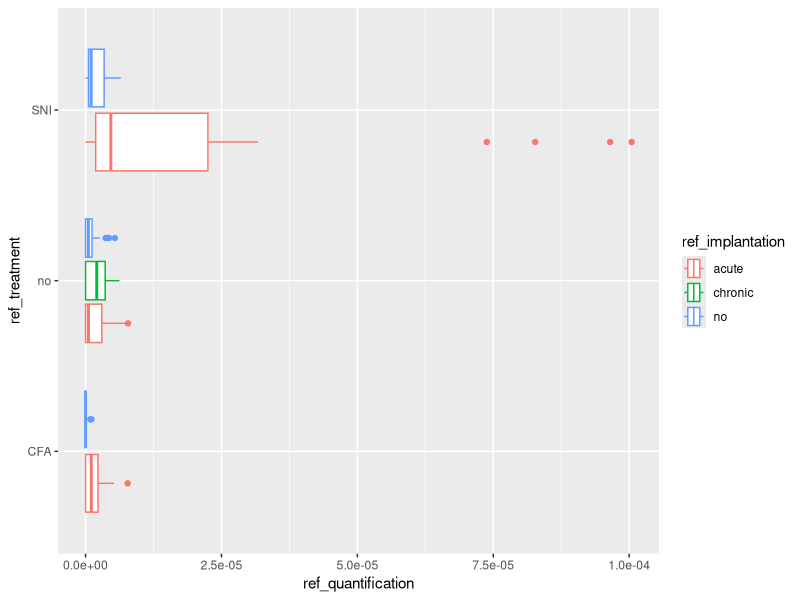
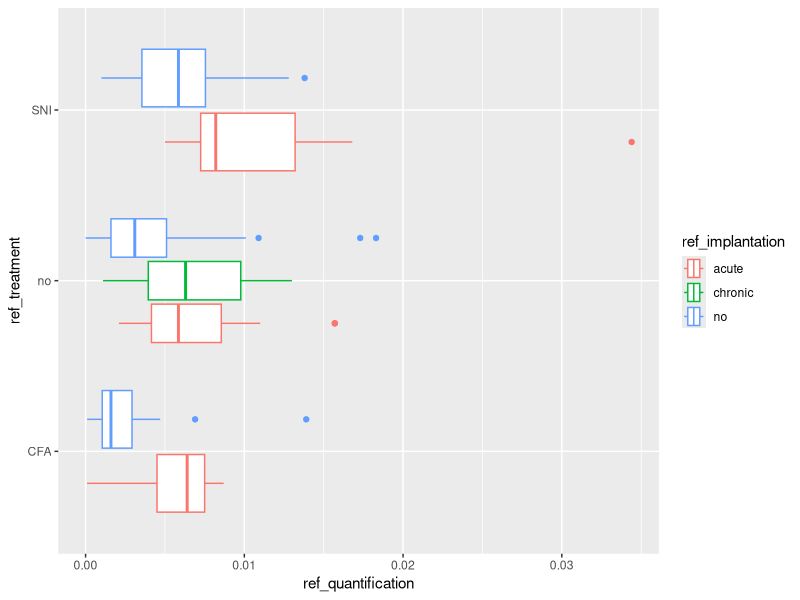
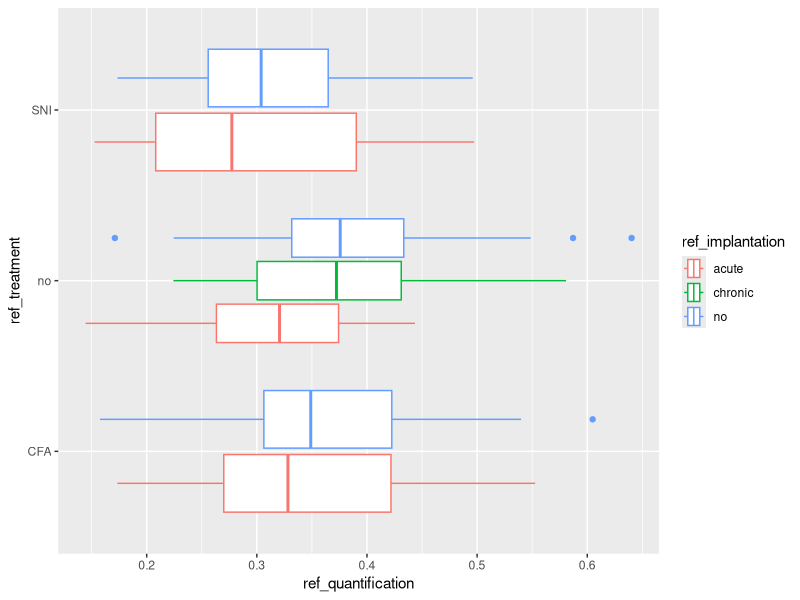
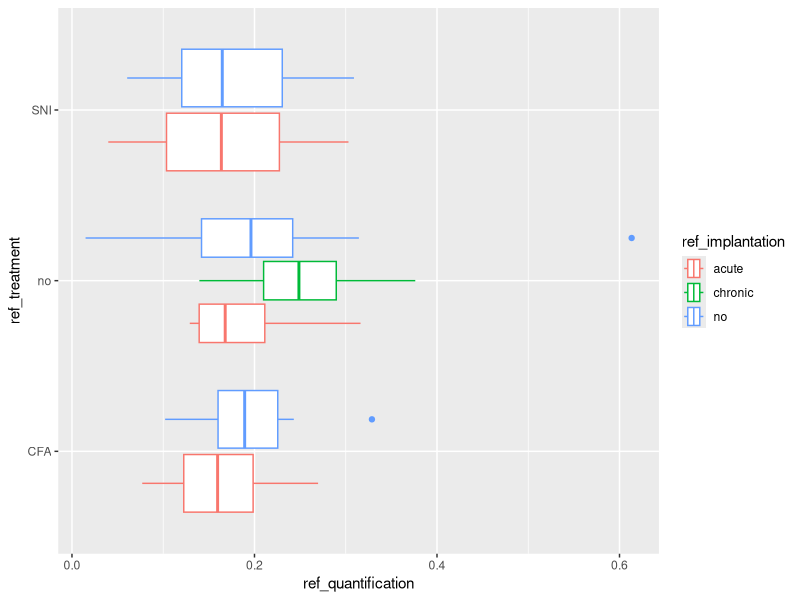
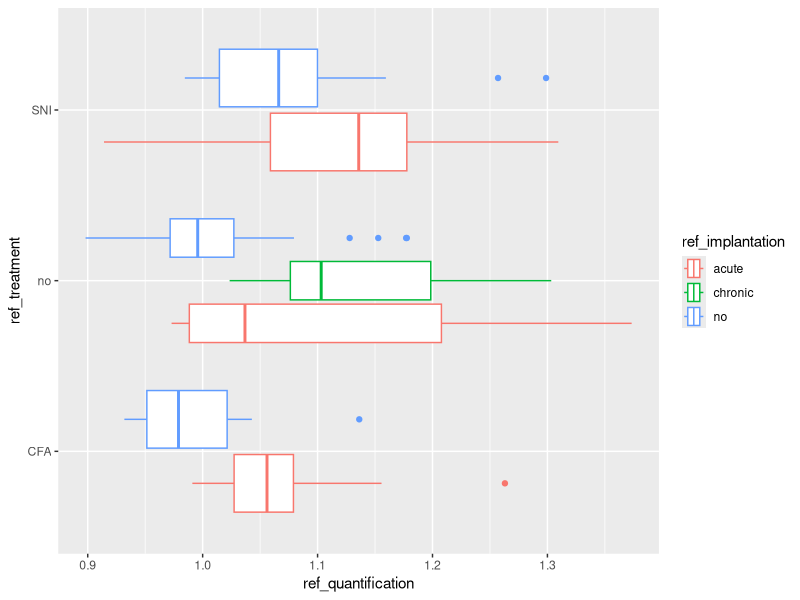
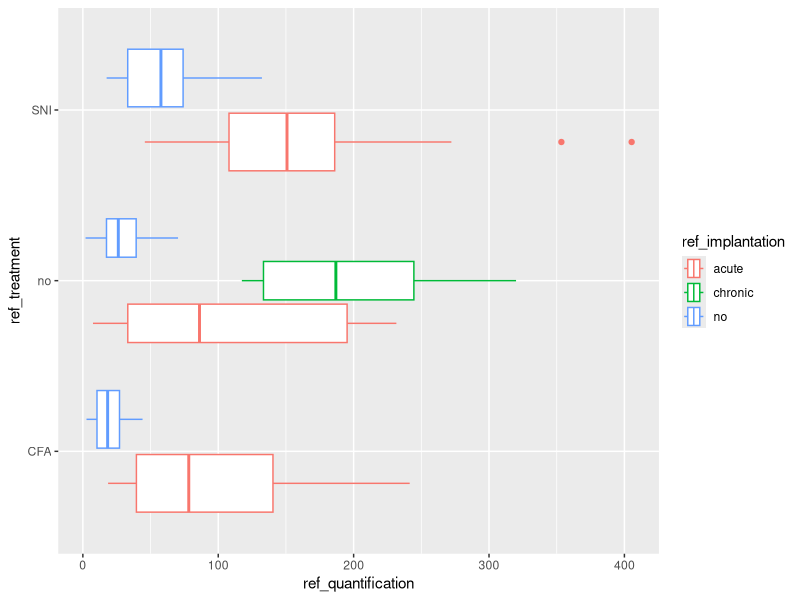
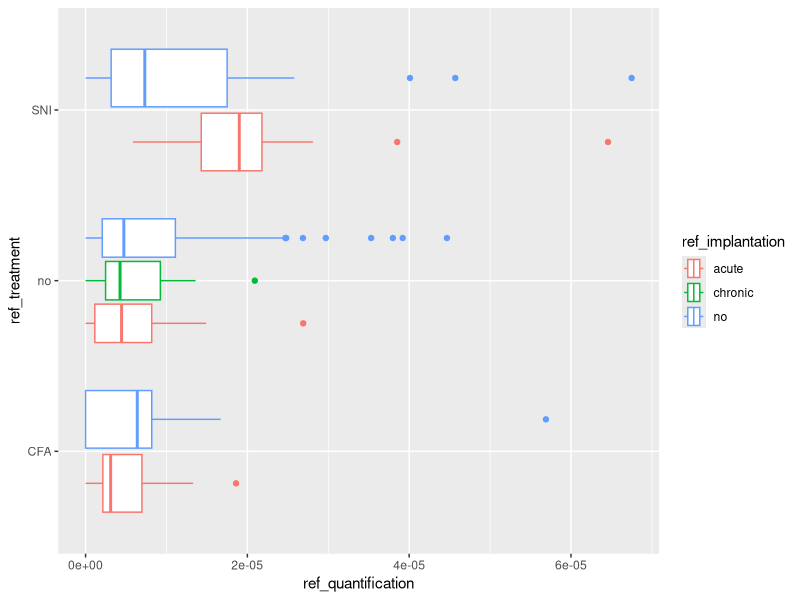
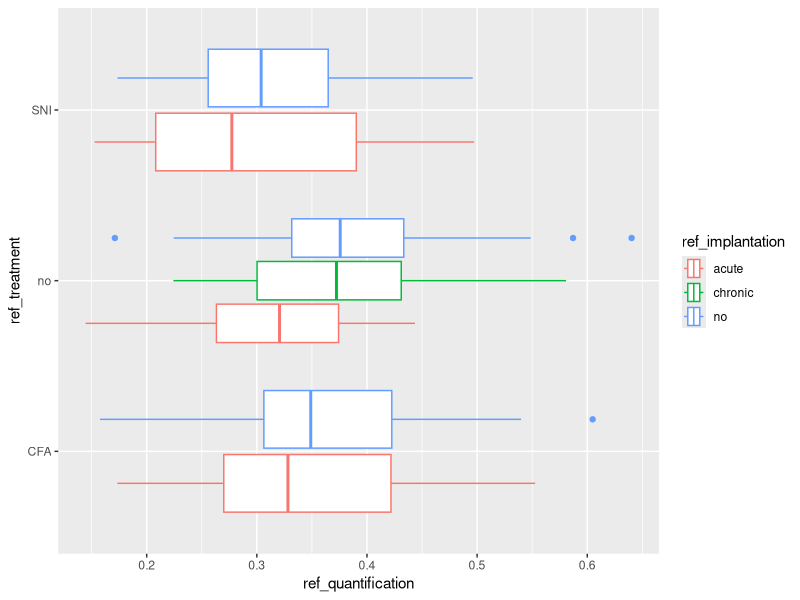

Reproduce these figures in R, in order.
## ---- chunk 1


# library(mvabund)
# library(reshape2)
# library(glmmTMB)
# library(dplyr)
# library(ggpubr) # for ggarange
# library(relaimpo) # for calc.relimp
# library(car) # needed fro qqp
# library(sjPlot) # needed for plot_model
# library(rsample) # required for spitting data into training and testing
# library(plotly)
# library(see)
# library(patchwork)
# library(Hmisc)
# library(lmerTest)
# library(ordinal)
# library(ggeffects)
# library(sjmisc)
# library(rstatix) # for effect size: anova_test(), values ges or pes
# library(simr)
# library(data.table)
# library(BSDA)
library(lme4)
library(emmeans)
library(ggplot2)

## ---- chunk 2

immuno <- read.csv("immunohistochemistry.csv") # this makes a dataframe (df). You call the columns as follows: df$column_name.

## ---- chunk 3

immuno_TCR_SN <- subset(immuno, immuno$ref_tissue == "SN" & immuno$ref_marker == "TCR")

ggplot(immuno_TCR_SN, aes(ref_quantification, 
                                 ref_treatment, colour = ref_implantation)) + 
  geom_boxplot()



immuno_Iba1_SN <- subset(immuno, immuno$ref_tissue == "SN" & immuno$ref_marker == "Iba1")

ggplot(immuno_Iba1_SN, aes(ref_quantification, 
                                 ref_treatment, colour = ref_implantation)) + 
  geom_boxplot()



immuno_MBP_SN <- subset(immuno, immuno$ref_tissue == "SN" & immuno$ref_marker == "MBP")

ggplot(immuno_MBP_SN, aes(ref_quantification, 
                                 ref_treatment, colour = ref_implantation)) + 
  geom_boxplot()



immuno_bTubulin_SN <- subset(immuno, immuno$ref_tissue == "SN" & immuno$ref_marker == "bTubulin")

ggplot(immuno_bTubulin_SN, aes(ref_quantification, 
                                 ref_treatment, colour = ref_implantation)) + 
  geom_boxplot()



immuno_aSMA_intensity_SN <- subset(immuno, immuno$ref_tissue == "SN" & immuno$ref_marker == "aSMA_intensity")

ggplot(immuno_aSMA_intensity_SN, aes(ref_quantification, 
                                 ref_treatment, colour = ref_implantation)) + 
  geom_boxplot()



immuno_aSMA_thickness_SN <- subset(immuno, immuno$ref_tissue == "SN" & immuno$ref_marker == "aSMA_thickness")

ggplot(immuno_aSMA_thickness_SN, aes(ref_quantification, 
                                 ref_treatment, colour = ref_implantation)) + 
  geom_boxplot()



immuno_TCR_DRG <- subset(immuno, immuno$ref_tissue == "DRG" & immuno$ref_marker == "TCR")

ggplot(immuno_TCR_DRG, aes(ref_quantification, 
                                 ref_treatment, colour = ref_implantation)) + 
  geom_boxplot()



immuno_Iba1_DRG <- subset(immuno, immuno$ref_tissue == "DRG" & immuno$ref_marker == "Iba1")

ggplot(immuno_MBP_SN, aes(ref_quantification, 
                                 ref_treatment, colour = ref_implantation)) + 
  geom_boxplot()



immuno_GFAP_DRG <- subset(immuno, immuno$ref_tissue == "DRG" & immuno$ref_marker == "GFAP")

ggplot(immuno_GFAP_DRG, aes(ref_quantification, 
                                 ref_treatment, colour = ref_implantation)) + 
  geom_boxplot()



immuno_CGRP_SC <- subset(immuno, immuno$ref_tissue == "SC" & immuno$ref_marker == "CGRP")

ggplot(immuno_CGRP_SC, aes(ref_quantification, 
                                 ref_treatment, colour = ref_implantation)) + 
  geom_boxplot()



immuno_IB4_SC <- subset(immuno, immuno$ref_tissue == "SC" & immuno$ref_marker == "IB4")

ggplot(immuno_IB4_SC, aes(ref_quantification, 
                                 ref_treatment, colour = ref_implantation)) + 
  geom_boxplot()



immuno_GFAP_SC <- subset(immuno, immuno$ref_tissue == "SC" & immuno$ref_marker == "GFAP")

ggplot(immuno_GFAP_SC, aes(ref_quantification, 
                                 ref_treatment, colour = ref_implantation)) + 
  geom_boxplot()




immuno_Iba1_SC <- subset(immuno, immuno$ref_tissue == "SC" & immuno$ref_marker == "Iba1")

ggplot(immuno_Iba1_SC, aes(ref_quantification, 
                                 ref_treatment, colour = ref_implantation)) + 
  geom_boxplot()


## ---- chunk 4
mod0 <- lmer(ref_quantification ~ ref_treatment*ref_implantation + (1|ref_animal),  data = immuno_TCR_SN)


plot(residuals(mod0) ~ predict(mod0, re.form = NA))
## ---- chunk 5
#half the minimum non 0 value
d = min((immuno_TCR_SN$ref_quantification[immuno_TCR_SN$ref_quantification!=0]))/2

ggplot(immuno_TCR_SN, aes(log(ref_quantification+d), 
                                 ref_treatment, colour = ref_implantation)) + 
  geom_boxplot()
## ---- chunk 6
#log transform if it's not linear
mod1 <- lmer(log(ref_quantification+d) ~ ref_treatment*ref_implantation + (1|ref_animal),  data = immuno_TCR_SN)

# no log transform version: 
# mod1 <- lmer(ref_quantification ~ ref_treatment*ref_implantation + (1|ref_animal),  data = immuno_within_TCR_SN)

# log transform if it's the spinal cord which we want to add section number as a nested random effect
# mod1 <- lmer(log(ref_quantification+d) ~ ref_treatment*ref_implantation + (1|ref_animal/ref_section_number),  data = immuno_TCR_SN)
#summary(mod1)

plot(residuals(mod1) ~ predict(mod1, re.form = NA))
## ---- chunk 7
# this transforms the predictions to the outcome scale
logemm0 <- regrid(emmeans(mod1, ~ ref_treatment*ref_implantation), transform = "log")


# if not log transformed 
# logemm <- emmeans(mod1, ~ ref_treatment*ref_implantation)


all_pairs0 <- pairs(logemm0, type = "response", adjust = NULL)
all_pairs0
## ---- chunk 8
diffs0 <- subset(all_pairs0, c(6, 21, 11, 34, 36, 14, 29, 7, 20), adjust = "mvt")
summary(diffs0)
confint(diffs0)
## ---- chunk 9
mod2 <- lmer(ref_quantification ~ ref_treatment*ref_implantation + (1|ref_animal),  data = immuno_Iba1_SN)


plot(residuals(mod2) ~ predict(mod2, re.form = NA))

ggplot(immuno_Iba1_SN, aes(ref_quantification, 
                                 ref_treatment, colour = ref_implantation)) + 
  geom_boxplot()
## ---- chunk 10

logemm1 <- emmeans(mod2, ~ ref_treatment*ref_implantation)


all_pairs1 <- pairs(logemm1, type = "response", adjust = NULL)
all_pairs1

## ---- chunk 11
diffs1 <- subset(all_pairs1, c(6, 21, 11, 34, 36, 14, 29, 7, 20), adjust = "mvt")
summary(diffs1)
confint(diffs1)

## ---- chunk 12
mod3 <- lmer(ref_quantification ~ ref_treatment*ref_implantation + (1|ref_animal),  data = immuno_MBP_SN)


plot(residuals(mod3) ~ predict(mod3, re.form = NA))

ggplot(immuno_MBP_SN, aes(ref_quantification, 
                                 ref_treatment, colour = ref_implantation)) + 
  geom_boxplot()
## ---- chunk 13

logemm2 <- emmeans(mod3, ~ ref_treatment*ref_implantation)


all_pairs2 <- pairs(logemm2, type = "response", adjust = NULL)
all_pairs2

## ---- chunk 14
diffs2 <- subset(all_pairs2, c(6, 21, 11, 34, 36, 14, 29, 7, 20), adjust = "mvt")
summary(diffs2)
confint(diffs2)

## ---- chunk 15
mod4 <- lmer(ref_quantification ~ ref_treatment*ref_implantation + (1|ref_animal),  data = immuno_bTubulin_SN)


plot(residuals(mod4) ~ predict(mod4, re.form = NA))

ggplot(immuno_bTubulin_SN, aes(ref_quantification, 
                                 ref_treatment, colour = ref_implantation)) + 
  geom_boxplot()
## ---- chunk 16

logemm3 <- emmeans(mod4, ~ ref_treatment*ref_implantation)


all_pairs3 <- pairs(logemm3, type = "response", adjust = NULL)
all_pairs3

## ---- chunk 17
diffs3 <- subset(all_pairs3, c(6, 21, 11, 34, 36, 14, 29, 7, 20), adjust = "mvt")
summary(diffs3)
confint(diffs3)

## ---- chunk 18

mod5 <- lmer(ref_quantification ~ ref_treatment*ref_implantation + (1|ref_animal),  data = immuno_aSMA_intensity_SN)


plot(residuals(mod5) ~ predict(mod5, re.form = NA))

ggplot(immuno_aSMA_intensity_SN, aes(ref_quantification, 
                                 ref_treatment, colour = ref_implantation)) + 
  geom_boxplot()



## ---- chunk 19

logemm4 <- emmeans(mod5, ~ ref_treatment*ref_implantation)


all_pairs4 <- pairs(logemm4, type = "response", adjust = NULL)
all_pairs4

## ---- chunk 20
diffs4 <- subset(all_pairs4, c(6, 21, 11, 34, 36, 14, 29, 7, 20), adjust = "mvt")
summary(diffs4)
confint(diffs4)

## ---- chunk 21

mod6 <- lmer(ref_quantification ~ ref_treatment*ref_implantation + (1|ref_animal),  data = immuno_aSMA_thickness_SN)


plot(residuals(mod6) ~ predict(mod6, re.form = NA))

ggplot(immuno_aSMA_thickness_SN, aes(ref_quantification, 
                                 ref_treatment, colour = ref_implantation)) + 
  geom_boxplot()



## ---- chunk 22

logemm5 <- emmeans(mod6, ~ ref_treatment*ref_implantation)


all_pairs5 <- pairs(logemm5, type = "response", adjust = NULL)
all_pairs5

## ---- chunk 23
diffs5 <- subset(all_pairs5, c(6, 21, 11, 34, 36, 14, 29, 7, 20), adjust = "mvt")
summary(diffs5)
confint(diffs5)

## ---- chunk 24
mod8 <- lmer(ref_quantification ~ ref_treatment*ref_implantation + (1|ref_animal),  data = immuno_TCR_DRG)


plot(residuals(mod8) ~ predict(mod8, re.form = NA))

ggplot(immuno_TCR_DRG, aes(ref_quantification, 
                                 ref_treatment, colour = ref_implantation)) + 
  geom_boxplot()
## ---- chunk 25

logemm6 <- emmeans(mod8, ~ ref_treatment*ref_implantation)


all_pairs6 <- pairs(logemm6, type = "response", adjust = NULL)
all_pairs6

## ---- chunk 26
diffs6 <- subset(all_pairs6, c(6, 21, 11, 34, 36, 14, 29, 7, 20), adjust = "mvt")
summary(diffs6)
confint(diffs6)

## ---- chunk 27
mod9 <- lmer(ref_quantification ~ ref_treatment*ref_implantation + (1|ref_animal),  data = immuno_Iba1_DRG)


plot(residuals(mod9) ~ predict(mod9, re.form = NA))

ggplot(immuno_TCR_DRG, aes(ref_quantification, 
                                 ref_treatment, colour = ref_implantation)) + 
  geom_boxplot()
## ---- chunk 28
# this transforms the predictions to the outcome scale
logemm7 <- emmeans(mod9, ~ ref_treatment*ref_implantation)

all_pairs7 <- pairs(logemm7, type = "response", adjust = NULL)
all_pairs7
## ---- chunk 29
diffs7 <- subset(all_pairs7, c(6, 21, 11, 34, 36, 14, 29, 7, 20), adjust = "mvt")
summary(diffs7)
confint(diffs7)
## ---- chunk 30
mod11 <- lmer(ref_quantification ~ ref_treatment*ref_implantation + (1|ref_animal),  data = immuno_GFAP_DRG)


plot(residuals(mod11) ~ predict(mod11, re.form = NA))

ggplot(immuno_GFAP_DRG, aes(ref_quantification, 
                                 ref_treatment, colour = ref_implantation)) + 
  geom_boxplot()
## ---- chunk 31

logemm8 <- emmeans(mod11, ~ ref_treatment*ref_implantation)


all_pairs8 <- pairs(logemm8, type = "response", adjust = NULL)
all_pairs8

## ---- chunk 32
diffs8 <- subset(all_pairs8, c(6, 21, 11, 34, 36, 14, 29, 7, 20), adjust = "mvt")
summary(diffs8)
confint(diffs8)

## ---- chunk 33
mod12 <- lmer(ref_quantification ~ ref_treatment*ref_implantation + (1|ref_animal/ref_section_number),  data = immuno_IB4_SC)


plot(residuals(mod12) ~ predict(mod12, re.form = NA))

ggplot(immuno_IB4_SC, aes(ref_quantification, 
                                 ref_treatment, colour = ref_implantation)) + 
  geom_boxplot()
## ---- chunk 34

logemm9 <- emmeans(mod12, ~ ref_treatment*ref_implantation)


all_pairs9 <- pairs(logemm9, type = "response", adjust = NULL)
all_pairs9

## ---- chunk 35
diffs9 <- subset(all_pairs9, c(6, 21, 11, 34, 36, 14, 29, 7, 20), adjust = "mvt")
summary(diffs9)
confint(diffs9)

## ---- chunk 36
mod13 <- lmer(ref_quantification ~ ref_treatment*ref_implantation + (1|ref_animal/ref_section_number),  data = immuno_CGRP_SC)


plot(residuals(mod13) ~ predict(mod13, re.form = NA))

ggplot(immuno_CGRP_SC, aes(ref_quantification, 
                                 ref_treatment, colour = ref_implantation)) + 
  geom_boxplot()
## ---- chunk 37

logemm11 <- emmeans(mod13, ~ ref_treatment*ref_implantation)


all_pairs11 <- pairs(logemm11, type = "response", adjust = NULL)
all_pairs11

## ---- chunk 38
diffs11 <- subset(all_pairs11, c(6, 21, 11, 34, 36, 14, 29, 7, 20), adjust = "mvt")
summary(diffs11)
confint(diffs11)

## ---- chunk 39
mod14 <- lmer(ref_quantification ~ ref_treatment*ref_implantation + (1|ref_animal/ref_section_number),  data = immuno_GFAP_SC)


plot(residuals(mod14) ~ predict(mod14, re.form = NA))

ggplot(immuno_GFAP_SC, aes(ref_quantification, 
                                 ref_treatment, colour = ref_implantation)) + 
  geom_boxplot()
## ---- chunk 40

logemm12 <- emmeans(mod14, ~ ref_treatment*ref_implantation)


all_pairs12 <- pairs(logemm12, type = "response", adjust = NULL)
all_pairs12

## ---- chunk 41
diffs12 <- subset(all_pairs12, c(6, 21, 11, 34, 36, 14, 29, 7, 20), adjust = "mvt")
summary(diffs12)
confint(diffs12)

## ---- chunk 42
mod15 <- lmer(ref_quantification ~ ref_treatment*ref_implantation + (1|ref_animal/ref_section_number),  data = immuno_Iba1_SC)


plot(residuals(mod15) ~ predict(mod15, re.form = NA))

ggplot(immuno_Iba1_SC, aes(ref_quantification, 
                                 ref_treatment, colour = ref_implantation)) + 
  geom_boxplot()
## ---- chunk 43

logemm13 <- emmeans(mod15, ~ ref_treatment*ref_implantation)


all_pairs13 <- pairs(logemm13, type = "response", adjust = NULL)
all_pairs13

## ---- chunk 44
diffs13 <- subset(all_pairs13, c(6, 21, 11, 34, 36, 14, 29, 7, 20), adjust = "mvt")
summary(diffs13)
confint(diffs13)
